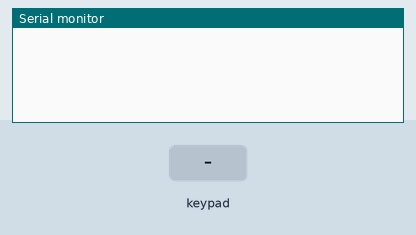
This sketch was run on a simulated Arduino Mega 2560, built with avr-gcc and run on an emulated ATmega2560. Parts: the last lines printed to the serial monitor. Inputs (shaded band) come from the test bench.

Above: at 1.2 s.
1.3 s: key '1' pressed
At 2.5 s:
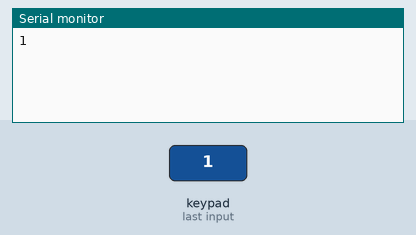
2.8 s: keypad keys 2 8 2 7 2 6 2 5 # pressed 0.4 s apart
At 7.3 s:
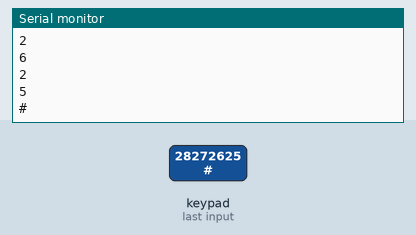
7.9 s: key 'A' pressed
At 9.0 s:
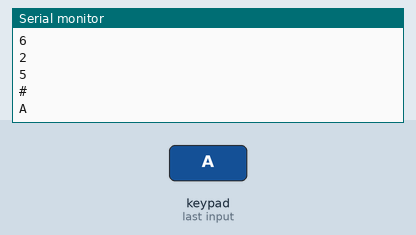
9.4 s: keypad keys 2 8 2 7 2 6 2 5 * pressed 0.4 s apart
At 13.8 s:
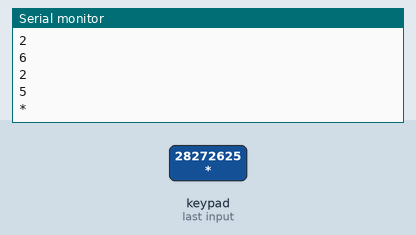
14.5 s: key 'B' pressed
At 15.1 s:
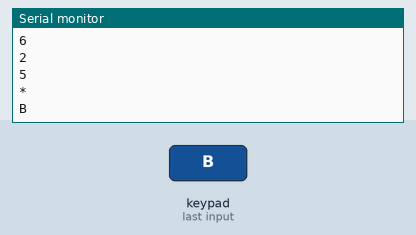
16.0 s: keypad keys 2 8 2 7 2 6 2 5 D pressed 0.4 s apart
At 19.8 s:
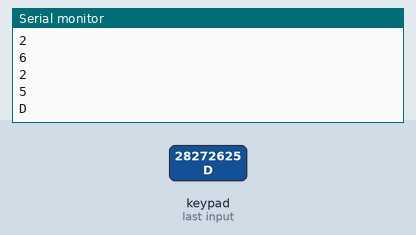
Timing chart, 0 to 21.3 s (numbered marks = the images above; inputs shaded):
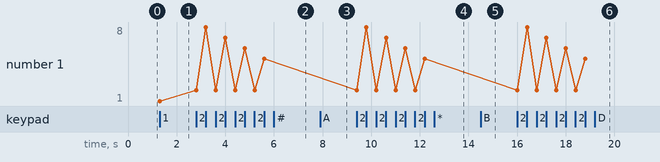

Measured:
- after the input at 1.3 s, the serial monitor: prints a new line at once (image 1)
- after the input at 2.8 s, the serial monitor: prints a new line at once (image 2)
- after the input at 7.9 s, the serial monitor: prints a new line at once (image 3)
- after the input at 9.4 s, the serial monitor: prints a new line at once (image 4)
- after the input at 14.5 s, the serial monitor: prints a new line at once (image 5)
- after the input at 16.0 s, the serial monitor: prints a new line at once (image 6)
- plotted number 1: 1 → 5 after the input at 2.8 s

The sketch:

Keypad.ino
```cpp
#include <Keypad.h>

const byte ROWS = 4; //four rows
const byte COLS = 4; //four columns
char keys[ROWS][COLS] = {
  {'1','2','3','A'},
  {'4','5','6','B'},
  {'7','8','9','C'},
  {'*','0','#','D'}
};

byte rowPins[ROWS] = {28, 27, 26, 25}; //connect to the row pinouts of the keypad
byte colPins[COLS] = {31, 30, 39, 29}; //connect to the column pinouts of the keypad

Keypad keypad = Keypad( makeKeymap(keys), rowPins, colPins, ROWS, COLS );

void setup(){
   Serial.begin(9600);
}

void loop(){
  char key = keypad.getKey();
  if (key){
    Serial.println(key);
  }
}
```
